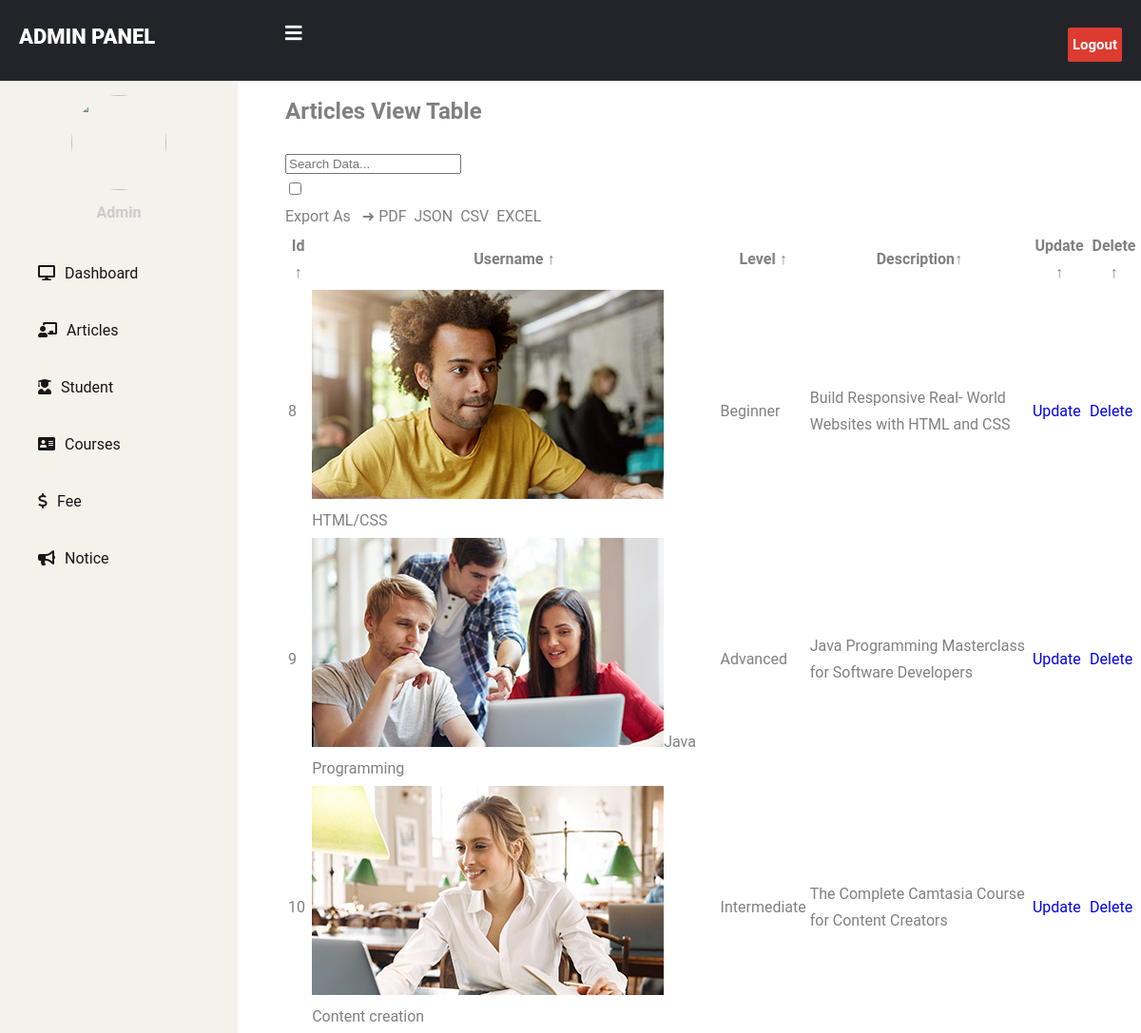
The page /admin_view_course.php on the database its author committed.
### tables this page shows
CREATE TABLE `course` (
  `id` int(20) NOT NULL,
  `name` varchar(255) DEFAULT NULL,
  `description` varchar(255) DEFAULT NULL,
  `weeks` varchar(20) DEFAULT NULL,
  `level` varchar(30) DEFAULT NULL,
  `cost` varchar(20) DEFAULT NULL,
  `image` varchar(20) DEFAULT NULL
);

### admin_view_course.php (the view, shortened to what this page needs)
<?php
  include 'connect.php';
  $sql = "SELECT * FROM course ";
  $result2 = mysqli_query($data, $sql);
?>
<!DOCTYPE html>
<html lang="en">
<head>
    <link rel="stylesheet" href="style.css">
    <link rel="stylesheet" href="home/style.css">
    <link rel="stylesheet" href="https://cdnjs.cloudflare.com/ajax/libs/font-awesome/6.5.1/css/all.min.css">
    <link rel="stylesheet" href="https://cdnjs.cloudflare.com/ajax/libs/font-awesome/5.12.1/css/all.min.css">
</head>
<body>
    <header>
        <label for="check">
            <i class="fas fa-bars" id="sidebar_btn"></i>
        </label>
        <div class="left_area">
            <h3>Admin Panel</h3>
        </div>
        <div class="right_area">
            <a href="logout.php" class="logout_btn">Logout</a>
        </div>
    </header>
    <div class="sidebar">
        <center>
            <img src="https://source.unsplash.com/random/200x200?sig=1" class="profile_image" alt="">
            <h4 class="navlink">Admin</h4>
        </center>
        <a href="./admin_home.php"><i class="fas fa-desktop"></i><span class="navlink">Dashboard</span></a>
        <div class="dropdown">
        <a href=""><i class="fas fa-chalkboard-teacher"></i><span class="navlink">Articles</span></a>
        </div>
        <div class="dropdown">
        <a href="admin_student.html"><i class="fas fa-user-graduate"></i><span class="navlink">Student</span></a>
        </div>
        <div class="dropdown">
        <a href=""><i class="fas fa-address-card"></i><span class="navlink">Courses</span></a>
        </div>
        <a href=""><i class="fa-solid fa-dollar-sign"></i><span class="navlink">Fee</span></a>
        <a href=""><i class="fas fa-bullhorn"></i><span class="navlink">Notice</span></a>
    </div>
<br><br>
    <main style="margin-left: 300px; margin-top: 40px; width: 75vw;" class="table" id="customers_table">
        <section class="table__header">
            <h1>Articles View Table</h1>
            <div class="input-group">
                <input type="search" placeholder="Search Data...">
            </div>
            <div class="export__file" style="padding-right: 30px;">
                <input type="checkbox" id="export-file">
                <div class="export__file-options">
                    <label>Export As &nbsp; &#10140;</label>
                    <label for="export-file" id="toPDF">PDF <img src="images/pdf.png" alt=""></label>
                    <label for="export-file" id="toJSON">JSON <img src="images/json.png" alt=""></label>
                    <label for="export-file" id="toCSV">CSV <img src="images/csv.png" alt=""></label>
                    <label for="export-file" id="toEXCEL">EXCEL <img src="images/excel.png" alt=""></label>
                </div>
            </div>
        </section>
        <section class="table__body">
            <table>
                <thead>
                    <tr>
                        <th> Id <span class="icon-arrow">&UpArrow;</span></th>
                        <th> Username <span class="icon-arrow">&UpArrow;</span></th>
                        <th> Level <span class="icon-arrow">&UpArrow;</span></th>
                        <th> Description<span class="icon-arrow">&UpArrow;</span></th>
                        <th> Update <span class="icon-arrow">&UpArrow;</span></th>
                        <th> Delete <span class="icon-arrow">&UpArrow;</span></th>
                    </tr>
                </thead>
                <tbody>
                    <?php
                    while ($info = $result2 ->fetch_assoc()){
                    ?>
                    <tr>
                        <td><?php echo "{$info['id']}"; ?></td>
                        <td> <img src="<?php echo "{$info['image']}"; ?>"alt=""><?php echo "{$info['name']}"; ?> </td>
                        <td><?php echo "{$info['level']}"; ?></td>
                        <td><?php echo "{$info['description']}"; ?></td>
                        <td>
                            <p class="status delivered"><?php
                echo "<a class='status delivered' style='text-decoration: none;' href='./admin_update_course.php?course_id={$info['id']}'> Update</a>";?></p>
                        </td>
                        <td><p class="status cancelled"><?php
                echo "<a class='status cancelled' style='text-decoration: none;' onClick=\"javascript:return confirm('Are You Sure to Delete this'); \" href='delete_course.php?course_id={$info['id']}'>Delete</a>"?></p></td>
                    </tr>
                    <?php
                    }
                    ?>
                </tbody>
            </table>
        </section>
    </main>
</body>
</html>

### style.css (style rules this page uses)
:root { --selective-yellow: hsl(42, 94%, 55%); --eerie-black-1: hsl(0, 0%, 9%); --eerie-black-2: hsl(180, 3%, 7%); --quick-silver: hsl(0, 0%, 65%); --radical-red: hsl(351, 83%, 61%); --light-gray: hsl(0, 0%, 80%); --isabelline: hsl(36, 33%, 94%); --gray-x-11: hsl(0, 0%, 73%); --kappel_15: hsla(170, 75%, 41%, 0.15); --platinum: hsl(0, 0%, 90%); --gray-web: hsl(0, 0%, 50%); --black_80: hsla(0, 0%, 0%, 0.8); --white_50: hsla(0, 0%, 100%, 0.5); --black_50: hsla(0, 0%, 0%, 0.5); --black_30: hsla(0, 0%, 0%, 0.3); --kappel: hsl(170, 75%, 41%); --white: hsl(0, 0%, 100%); --gradient: linear-gradient(-90deg,hsl(151, 58%, 46%) 0%,hsl(170, 75%, 41%) 100%); --ff-league_spartan: 'League Spartan', sans-serif; --ff-poppins: 'Poppins', sans-serif; --fs-1: 4.2rem; --fs-2: 3.2rem; --fs-3: 2.3rem; --fs-4: 1.8rem; --fs-5: 1.5rem; --fs-6: 1.4rem; --fs-7: 1.3rem; --fw-500: 500; --fw-600: 600; --section-padding: 75px; --shadow-1: 0 6px 15px 0 hsla(0, 0%, 0%, 0.05); --shadow-2: 0 10px 30px hsla(0, 0%, 0%, 0.06); --shadow-3: 0 10px 50px 0 hsla(220, 53%, 22%, 0.1); --radius-pill: 500px; --radius-circle: 50%; --radius-3: 3px; --radius-5: 5px; --radius-10: 10px; --transition-1: 0.25s ease; --transition-2: 0.5s ease; --cubic-in: cubic-bezier(0.51, 0.03, 0.64, 0.28); --cubic-out: cubic-bezier(0.33, 0.85, 0.4, 0.96); }
html { font-family: var(--ff-poppins); font-size: 10px; scroll-behavior: smooth; }
body { background-color: var(--white); color: var(--gray-web); font-size: 1.6rem; line-height: 1.75; }
.sidebar { background-color: var(--isabelline); }
.fas,.fa-solid, .navlink { color: var(--eerie-black-1); }

### admin_view_course.php (style rules this page uses)
body { margin: 0; padding: 0; font-family: "Roboto", sans-serif; }
header { position: fixed; background: #22242A; padding: 20px; width: 100%; z-index: 1; }
.left_area h3 { color: #fff; margin: 0px; text-transform: uppercase; font-size: 22px; font-weight: 900; }
.logout_btn { padding: 5px; background: #dd3b30; text-decoration: none; float: right; margin-top: -30px; margin-right: 40px; border-radius: 2px; font-size: 15px; font-weight: 600; color: #fff; transition: 0.5s; }
.sidebar { background: #2f323a; margin-top: 70px; padding-top: 30px; position: fixed; left: 0; width: 250px; height: 100%; transition: 0.5s; transition-property: left; overflow-y: auto; }
.sidebar .profile_image { width: 100px; height: 100px; border-radius: 100px; margin-bottom: 10px; }
.sidebar h4 { color: #ccc; margin-top: 0; margin-bottom: 20px; }
.sidebar a { color: #fff; display: block; width: 100%; line-height: 60px; text-decoration: none; padding-left: 40px; box-sizing: border-box; position: relative; transition: 0.3s ease; }
.sidebar a::after { content: ''; display: block; width: 0; height: 2px; background-color: #19B3D3; position: absolute; bottom: 0; left: 0; transition: width 0.5s ease; }
.sidebar i { padding-right: 10px; }
label #sidebar_btn { z-index: 1; color: #fff; position: fixed; cursor: pointer; left: 300px; font-size: 20px; margin: 5px 0; transition: 0.5s; transition-property: color; }

### rows shown on the page
course: id "8", image (picture), name "HTML/CSS", level "Beginner", description "Build Responsive Real- World Websites with HTML and CSS"
course: id "9", image (picture), name "Java Programming", level "Advanced", description "Java Programming Masterclass for Software Developers"
course: id "10", image (picture), name "Content creation", level "Intermediate", description "The Complete Camtasia Course for Content Creators"
